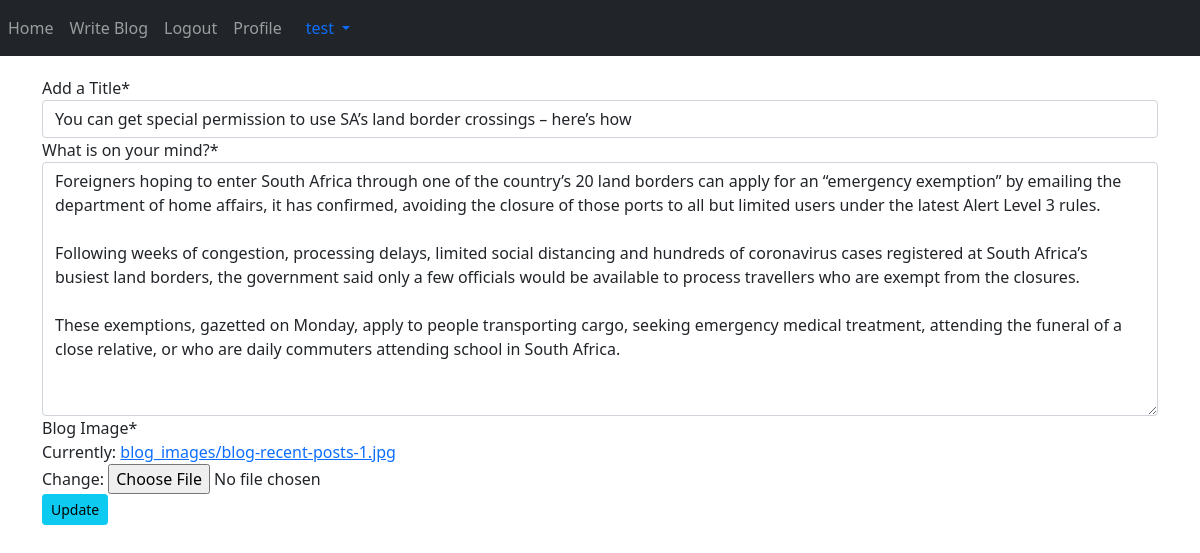
Screenshot of /blog/edit-blog/2 (signed in) with the database file from the repository.
### App_Blog/models.py (models this page shows, shortened)
class Blog(models.Model):
    author = models.ForeignKey(User, on_delete=models.CASCADE, related_name='post_author')
    blog_title = models.CharField(max_length=264, verbose_name="Add a Title")
    slug = models.SlugField(max_length=264, unique=True)
    blog_content = models.TextField(verbose_name="What is on your mind?")
    blog_image = models.ImageField(upload_to='blog_images', verbose_name="Blog Image")
    publish_date = models.DateTimeField(auto_now_add=True)
    update_date = models.DateTimeField(auto_now=True)
    class Meta:
        ordering = ['-publish_date']

### App_Blog/views.py (the view, shortened to what this page needs)
# urls.py: path('edit-blog/<pk>', views.UpdateBlog.as_view(), name='edit_blog'),
class UpdateBlog(LoginRequiredMixin, UpdateView):
    model = Blog
    fields = ('blog_title', 'blog_content', 'blog_image')
    template_name = 'App_Blog/edit_blog.html'

### templates/App_Blog/edit_blog.html (shortened to what this page needs)
{% extends 'base.html' %}
{% load crispy_forms_tags %}
{% load custom_filters %}
{% block body %}
{% if blog.author == user %}
  <form method="post" enctype="multipart/form-data">
    {{ form|crispy }}
    <button type="submit" class="btn btn-info btn-sm">Update</button>
  </form>
{% else %}
<p>You are not allowed to view this page</p>
{% endif %}
{% endblock %}

### templates/base.html (shortened to what this page needs)
<!doctype html>
<html lang="en">
  <head>
    <link rel="stylesheet" href="https://stackpath.bootstrapcdn.com/font-awesome/4.7.0/css/font-awesome.min.css">
    <link href="https://cdn.jsdelivr.net/npm/bootstrap@5.0.0-beta1/dist/css/bootstrap.min.css" rel="stylesheet">
  </head>
  <body>
    <nav class="navbar navbar-expand-sm bg-dark navbar-dark">
      <ul class="navbar-nav">
        <li class="nav-item active">
          <a class="nav-link" href="{% url 'index' %}">Home</a>
        </li>
        {% if user.is_authenticated %}
        <li class="nav-item active">
          <a class="nav-link" href="{% url 'App_Blog:create_blog' %}">Write Blog</a>
        </li>
        <li class="nav-item active">
          <a class="nav-link" href="{% url 'App_Login:logout' %}">Logout</a>
        </li>
        <li class="nav-item active">
          <a class="nav-link" href="{% url 'App_Login:profile' %}">Profile</a>
        </li>
{% endif %}
      </ul>
{% if user.is_authenticated %}
      <div class="nav-item dropdown">
        <a class="nav-link dropdown-toggle" href="#" id="navbardrop" data-toggle="dropdown">
          {{user.username}}
        </a>
      </div>
    {% endif %}
    </nav>
    <div class="container" style="padding-top:20px">
      {% block body %}
      {% endblock %}
    </div>
  </body>
</html>

### rows the page displays
Blog: blog_title "You can get special permission to use SA’s land border crossings – here’s how", blog_content "Foreigners hoping to enter South Africa through one of the country’s 20 land borders can apply for an “emergency exemption” by emailing the department of home affairs, it has confirmed, avoiding the closure of those ports to all but limited users under the latest Alert Level 3 rules. Following weeks of congestion, processing delays, limited social distancing and hundreds of coronavirus cases registered at South Africa’s busiest land borders, the government said only a few officials would be available to process travellers who are exempt from the closures. These exemptions, gazetted on Monday, apply to people transporting cargo, seeking emergency medical treatment, attending the funeral of a…"

### other values shown
{{ user.username }} "test"
